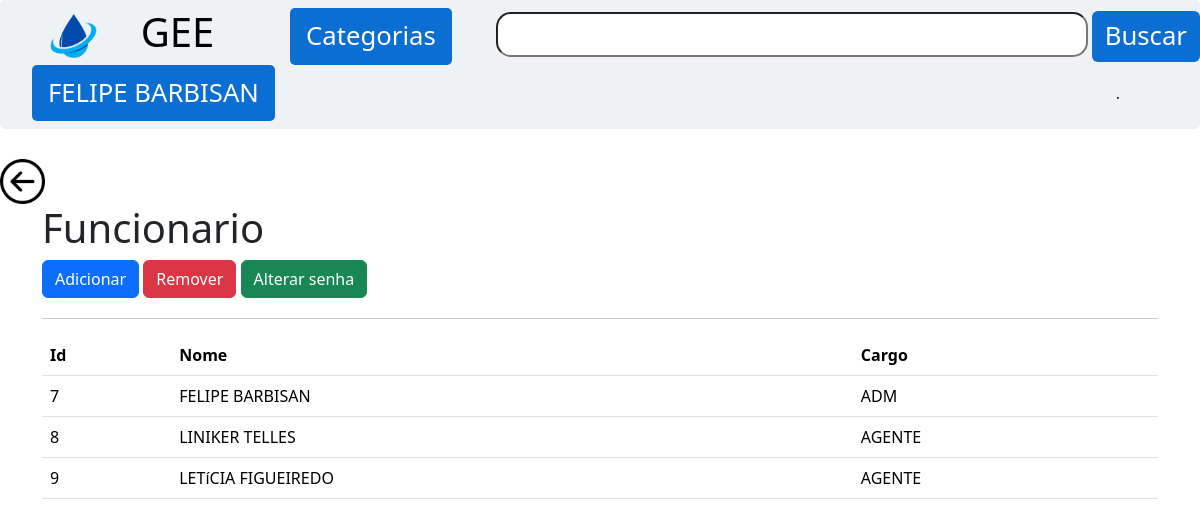
The page /pageAdm/Funcionario/funcionarioAdm.php (signed in) on the database as committed earlier.
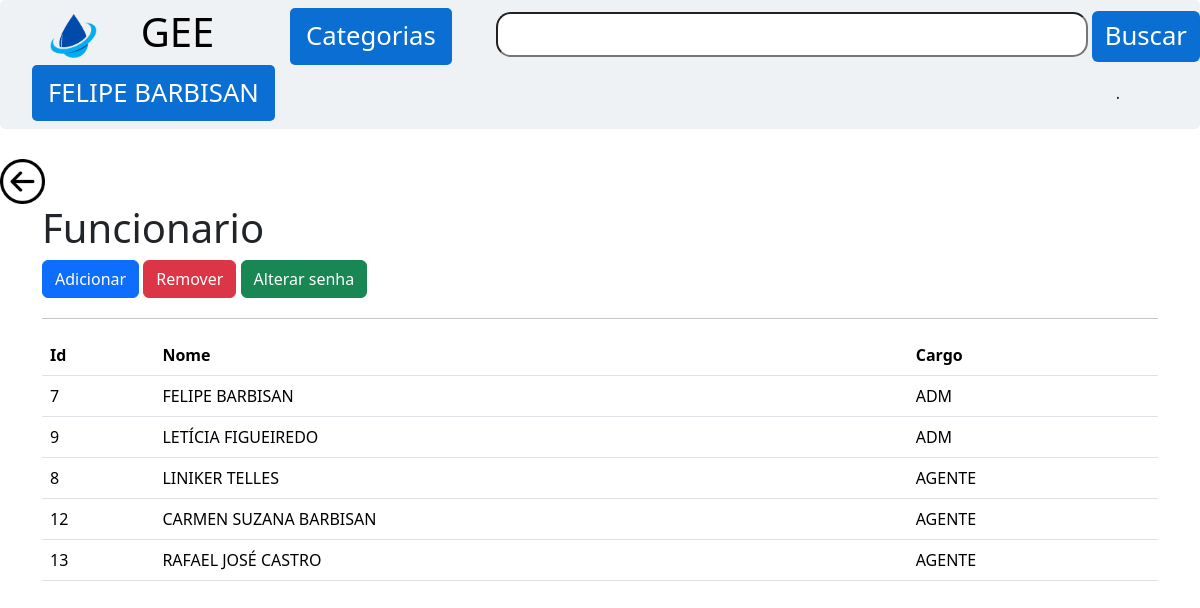
The same page on the database as committed later.
### tables this page shows
CREATE TABLE `funcionario` (
  `fun_cod` int(11) NOT NULL,
  `fun_nome` varchar(50) NOT NULL,
  `fun_senha` varchar(10) NOT NULL,
  `fun_cargo` varchar(20) NOT NULL,
  `fun_IsActive` bit(1) NOT NULL
);

### pageAdm/Funcionario/funcionarioAdm.php (the view, shortened to what this page needs)
<?php
include_once ("../../navBar.php");
?>
<a href='../adm.php' class="btn_voltar"> <img src="\Prj_GEE/img/seta_voltar.png" width="45em"> </a>
<div class="container">
    <h1>Funcionario</h1>
    <a href="formInFun.php" class="btn btn-primary">Adicionar</a>
    <a href="formReFun.php" class="btn btn-danger">Remover</a>
    <a href="formAltFun.php" class="btn btn-success">Alterar senha</a>
    <body class="BodyTable">
        <div class="containerTable">
            <table class="table">
                <thead>
                    <tr>
                        <th scope="col" class="alinhamento">Id</th>
                        <th scope="col" class="alinhamento">Nome</th>
                        <th scope="col" class="alinhamento">Cargo</th>
                    </tr>
                </thead>
                <tbody>
                    <?php
                    $slq = mysqli_query($conexao, "SELECT * FROM funcionario ORDER BY fun_cargo");
                    while ($lista = mysqli_fetch_array($slq)) {
                        if ($lista['fun_IsActive'] == true) {
                            ?>
                            <tr>
                                <td><?php echo $lista['fun_cod']; ?></td>
                                <td><?php echo $lista['fun_nome']; ?></td>
                                <td><?php echo $lista['fun_cargo']; ?></td>
                            </tr>
                            <?php }
                    }
                    echo "<hr> ";
                            ?>
                </tbody>
            </table>
        </div>
    </div>

### navBar.php (shortened to what this page needs)
<!DOCTYPE html>
<html lang="pt-br">
<head>
    <link rel="stylesheet" href="\Prj_GEE/style.css">
    <link href="https://cdn.jsdelivr.net/npm/bootstrap@5.3.3/dist/css/bootstrap.min.css" rel="stylesheet"
>
</head>
<body>
    <div class="navbar">
        <img src="\Prj_GEE/img/Gaming_Logo-removebg-preview.png" width="47rem" class="logoimg">
        <h1 class="nomeLogo">GEE</h1>
        <div class="dropdown">
            <button onclick="myFunction()" class="dropbtn">Categorias</button>
        </div>
        <div id="divBusca">
            <form action="<?php if(isset($_GET['proAdm'])){echo '\Prj_GEE/pageAdm/Produto/produtoAdm.php';}else{
                echo '\Prj_GEE/lista/lista.php';
            } ?>" method="post">
                <input type="text" id="txtBusca" name="buscar" placeholder="" />
                <input type="submit" value="Buscar" id="busca" class="btn btn-primary btn-busca btnAzul">
            </form>
        </div>
        <div class="dropdown ">
            <button onclick="menu()" class="dropbtn dropbtn2" ><?php echo $_SESSION['nome'] ?></button>
        </div>
        <div class="gap">.</div>
    </div>
</body>
</html>

### style.css (style rules this page uses)
body { font-family: "Poppins", sans-serif ; }
.nomeLogo { margin-left: 0px; size: 1px; color: rgb(0, 0, 0); }
.logoimg { margin-left: 50px; }
.btnAzul { --bs-btn-bg: #0a6ed2 !important; --bs-btn-border-color: #0a6ed2 !important; --bs-btn-hover-bg: #4eb2f5 !important; --bs-btn-hover-border-color: #4eb2f5 !important; }
::placeholder { text-align: left; padding-left: 3px; font-size: 30px; }
.navbar { display: flex; align-items: center; width: 100%; background-color: #EFF2F4; border-radius: 5px; margin-bottom: 30px; }
.btn-busca { padding: 6px 13px !important; font-size: 25.7px !important; border: none !important; }
.dropbtn { border: none; background-color: #0a6ed2; color: rgb(255, 255, 255); padding: 9px 16px; font-size: 25.7px; cursor: pointer; margin-left: 2rem; border-radius: 5px; }
.dropdown { position: flex; display: inline-block; }
.gap { padding: 0px 80px; }
#txtBusca { position: flex; display: inline-block; width: 37rem; border-radius: 15px; height: 45px; margin-left: 0px ; }
.dropbtn2 { border: none; color: rgb(255, 255, 255); padding: 9px 16px; font-size: 25.7px; cursor: pointer; border-radius: 5px; margin-left: 2rem; margin-right: 50px; }
.table { --bs-table-bg: #EFF2F4; }
th { text-align: left !important; }
td { text-align: left !important; }
.containerTable { width: 100%; text-align: center; margin-top: 20px; }
.alinhamento { text-align: left; }

Rows that differ between the two databases and show on the page:
changed funcionario id 9: fun_nome "LETíCIA FIGUEIREDO" → "LETÍCIA FIGUEIREDO"; fun_cargo "AGENTE" → "ADM"; moves up the list
added funcionario: fun_cod "12", fun_nome "CARMEN SUZANA BARBISAN", fun_cargo "AGENTE"
added funcionario: fun_cod "13", fun_nome "RAFAEL JOSÉ CASTRO", fun_cargo "AGENTE"
